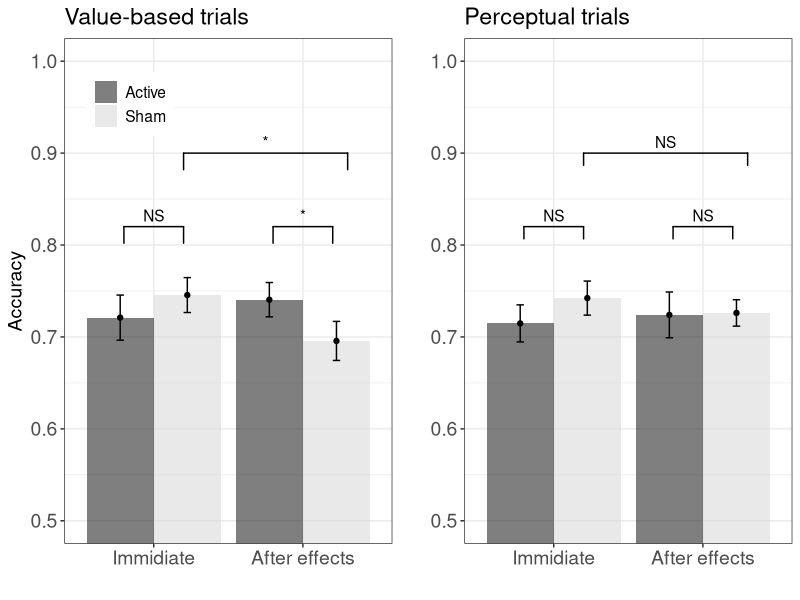

Write the R code that produced this figure.
## ---- chunk 1
.libPaths('C:/Users/vbeliaev/Documents/r_packages')

knitr::opts_chunk$set(echo = TRUE)

rm(list = ls())

library(ggsignif)
library(ggplot2)
library(gridExtra)
library(lme4)
library(plyr)
library(dplyr)
library(boot)
library(data.table)

'%!in%' <- function(x,y)!('%in%'(x,y))

## ---- chunk 2

tab1 = read.csv("Data_collected_together.csv")

# set bottom choice to 0 (instead of -1), when top picture is chosen = 1 
tab1$Choice01 = tab1$Choice
tab1$Choice01[tab1$Choice01 == -1] = 0

# remove too slow answers
idx = which(tab1$RT_choice>0)
tab1 = tab1[idx,]

# create 8 tiles for size and taste trials 
# this tiles will be used for plots 
tab1$Size_diff.ntile = ntile(tab1$Size_diff,8)
tab1$Taste_diff.ntile = ntile(tab1$Taste_diff,8)

# take absolute value of differences in size and taste between top and bottom food items
tab1$Size_diff.abs = scale(abs(tab1$Size_diff))
tab1$Taste_diff.abs = scale(abs(tab1$Taste_diff))

# 1 subject is removed because they had 50% of correct trails - chance level 
idx = which(tab1$Participant %!in% c(2))
tab1 = tab1[idx,]

# leave only taste trials
idx = which(tab1$Cue_Taste1_Size2 == 1)
dataVal = tab1[idx,]

# leave only size trials
idx = which(tab1$Cue_Taste1_Size2 == 2)
dataPer = tab1[idx,]

## Get the correct response for taste table
dataVal$corr = 0
idx = which( (dataVal$Taste_diff>0 & dataVal$Choice01==1) | (dataVal$Taste_diff<0 & dataVal$Choice01==0))
dataVal$corr[idx] = 1

## Get the correct response for size table
dataPer$corr = 0
idx = which( (dataPer$Size_diff>0 & dataPer$Choice01==1) | (dataPer$Size_diff<0 & dataPer$Choice01==0))
dataPer$corr[idx] = 1

write.csv(rbind(dataVal, dataPer), 'Data_collected_together_preprocessed.csv')

ns = length(unique(tab1$Participant))

## ---- chunk 3

idx = which(dataVal$Trial_Nr<113)            #Table: first 112 trials, when TI is on
dataVal2 = dataVal[idx,]
dataVal2$Stim = 1
idx = which(dataVal2$Session_type==0)         #Stim variable: active/sham sessions
dataVal2$Stim[idx] = -1

m1.val.stim1.abs = glmer(corr ~ Stim*Taste_diff.abs + (1+Stim*Taste_diff.abs|Participant), data=dataVal2, family=binomial(link = "logit"))

summary(m1.val.stim1.abs)

## ---- chunk 4

idx = which(dataVal$Trial_Nr>=113)            #Table: last 64 trials, when TI is off
dataVal2 = dataVal[idx,]
dataVal2$Stim = 1
idx = which(dataVal2$Session_type==0)         #Stim variable: active/sham sessions
dataVal2$Stim[idx] = -1

m1.val.stim2.abs = glmer(corr ~ Stim*Taste_diff.abs + (1+Stim*Taste_diff.abs|Participant), data=dataVal2, family=binomial(link = "logit"))

summary(m1.val.stim2.abs)

## ---- chunk 5

idx = which(dataPer$Trial_Nr<113)            #Table: first 112 trials, when TI is on
dataPer2 = dataPer[idx,]
dataPer2$Stim = 1
idx = which(dataPer2$Session_type==0)         #Stim variable: active/sham sessions
dataPer2$Stim[idx] = -1

m1.per.stim1.abs = glmer(corr ~ Stim*Size_diff.abs + (1+Stim*Size_diff.abs|Participant), data=dataPer2, family=binomial(link = "logit"))

summary(m1.per.stim1.abs)

## ---- chunk 6

idx = which(dataPer$Trial_Nr>=113)            #Table: last 64 trials, when TI is off
dataPer2 = dataPer[idx,]
dataPer2$Stim = 1
idx = which(dataPer2$Session_type==0)         #Stim variable: active/sham sessions
dataPer2$Stim[idx] = -1

m1.per.stim2.abs = glmer(corr ~ Stim*Size_diff.abs + (1+Stim*Size_diff.abs|Participant), data=dataPer2, family=binomial(link = "logit"))

summary(m1.per.stim2.abs)

## ---- chunk 7

save(m1.val.stim1.abs, file = 'TI_immidiate_taste.RData')
save(m1.val.stim2.abs, file = 'TI_after_taste.RData')
save(m1.per.stim1.abs, file = 'TI_immidiate_size.RData')
save(m1.per.stim2.abs, file = 'TI_after_size.RData')

## ---- chunk 8

idx = which(dataVal$Session_type==1)          # Table: active sessions
dataVal2 = dataVal[idx,]
dataVal2$Block = 1
idx = which(dataVal2$Trial_Nr>=113)            # Block variable: first 112 and last 64 trials
dataVal2$Block[idx] = -1

m2.val.stim1.abs = glmer(corr ~ Block*Taste_diff.abs + (1+Block*Taste_diff.abs|Participant), data=dataVal2, family=binomial(link = "logit"))

summary(m2.val.stim1.abs)

## ---- chunk 9

idx = which(dataVal$Session_type==0)          # Table: sham sessions
dataVal2 = dataVal[idx,]
dataVal2$Block = 1
idx = which(dataVal2$Trial_Nr>=113)            # Block variable: first 112 and last 64 trials
dataVal2$Block[idx] = -1

m2.val.stim2.abs = glmer(corr ~ Block*Taste_diff.abs + (1+Block*Taste_diff.abs|Participant), data=dataVal2, family=binomial(link = "logit"))

summary(m2.val.stim2.abs)

## ---- chunk 10

idx = which(dataPer$Session_type==1)          # Table: active sessions
dataPer2 = dataPer[idx,]
dataPer2$Block = 1
idx = which(dataPer2$Trial_Nr>=113)            # Block variable: first 112 and last 64 trials
dataPer2$Block[idx] = -1

m2.per.stim1.abs = glmer(corr ~ Block*Size_diff.abs + (1+Block*Size_diff.abs|Participant), data=dataPer2, family=binomial(link = "logit"))

summary(m2.per.stim1.abs)

## ---- chunk 11

idx = which(dataPer$Session_type==0)          # Table: sham sessions
dataPer2 = dataPer[idx,]
dataPer2$Block = 1
idx = which(dataPer2$Trial_Nr>=113)            # Block variable: first 112 and last 64 trials
dataPer2$Block[idx] = -1

m2.per.stim2.abs = glmer(corr ~ Block*Size_diff.abs + (1+Block*Size_diff.abs|Participant), data=dataPer2, family=binomial(link = "logit"))

summary(m2.per.stim2.abs)

## ---- chunk 12

# firs plot for taste trials 

idx = which(dataVal$Trial_Nr<113)            
dataVal_imm = as.data.table(dataVal[idx,])

idx = which(dataVal$Trial_Nr>=113)            
dataVal_after = as.data.table(dataVal[idx,])

data1 = ddply(dataVal_imm, .(Participant, Session_type), summarise, acc = mean(corr))
data2 = ddply(data1, .(Session_type), summarise, acc2 = mean(acc), se=sd(acc)/sqrt(ns))
data2$cued = "Immidiate"
colnames(data2)[1] = "Stim"

data1 = ddply(dataVal_after, .(Participant, Session_type), summarise, acc = mean(corr))
data3 = ddply(data1, .(Session_type), summarise, acc2 = mean(acc), se=sd(acc)/sqrt(ns))
data3$cued = "After effects"
colnames(data3)[1] = "Stim"

dataVal_plot = rbind(data3,data2)
dataVal_plot$Stim = factor(dataVal_plot$Stim, levels = c(1,0), labels = c('Active','Sham'))
dataVal_plot$cued = as.factor(dataVal_plot$cued)
dataVal_plot$cued = ordered(dataVal_plot$cued, levels = c('Immidiate', 'After effects'))

limits = aes(ymax = acc2+se, ymin=acc2-se, colour=cued, group=cued)

plot_val = ggplot(dataVal_plot, aes(x=cued, y=acc2, fill = Stim)) +
   geom_bar(stat="identity", position=position_dodge(), alpha = 0.5) +
  geom_errorbar(aes(ymin=acc2-se, ymax=acc2+se), width=.1,
                 position=position_dodge(.9)) + 
  geom_point(position=position_dodge(.9), show_guide = FALSE) + 
    theme_bw() + 
    ylab('Accuracy') + 
  xlab(' ') +
  scale_fill_manual(values=c('black', 'lightgray')) + 
  #ylim(c(0, 1)) +
  ggtitle('Value-based trials') + 
  theme(legend.title = element_blank()) + 
  #scale_y_continuous(limits = c(0.5,1), ) +
  coord_cartesian(ylim= c(0.5,1)) + 
  #geom_signif(comparisons = list(c("Immidiate effects", "After effects")), annotation = c('*'))
  geom_signif(y_position = c(0.82, 0.82, 0.9), xmin = c(0.8, 1.8, 1.2), xmax = c(1.2, 2.2, 2.3),
    annotation = c("NS", "*", '*'), tip_length = 0.2) + 
  theme(legend.position = c(0.2, 0.87)) + 
    theme(text = element_text(size=14), axis.text.x = element_text(size=14), 
        axis.text.y = element_text(size=14))  

## ---- chunk 13

# then plot for size trials 

idx = which(dataPer$Trial_Nr<113)            
dataPer_imm = as.data.table(dataPer[idx,])

idx = which(dataPer$Trial_Nr>=113)            
dataPer_after = as.data.table(dataPer[idx,])

data1 = ddply(dataPer_imm, .(Participant, Session_type), summarise, acc = mean(corr))
data2 = ddply(data1, .(Session_type), summarise, acc2 = mean(acc), se=sd(acc)/sqrt(ns))
data2$cued = "Immidiate"
colnames(data2)[1] = "Stim"

data1 = ddply(dataPer_after, .(Participant, Session_type), summarise, acc = mean(corr))
data3 = ddply(data1, .(Session_type), summarise, acc2 = mean(acc), se=sd(acc)/sqrt(ns))
data3$cued = "After effects"
colnames(data3)[1] = "Stim"

dataPer_plot = rbind(data3,data2)
dataPer_plot$Stim = factor(dataPer_plot$Stim, levels = c(1,0), labels = c('Active','Sham'))
dataPer_plot$cued = as.factor(dataPer_plot$cued)
dataPer_plot$cued = ordered(dataPer_plot$cued, levels = c('Immidiate', 'After effects'))

limits = aes(ymax = acc2+se, ymin=acc2-se, colour=cued, group=cued)

plot_per = ggplot(dataPer_plot, aes(x=cued, y=acc2, fill = Stim)) +
   geom_bar(stat="identity", position=position_dodge(), alpha = 0.5) +
  geom_errorbar(aes(ymin=acc2-se, ymax=acc2+se), width=.1,
                 position=position_dodge(.9)) + 
  geom_point(position=position_dodge(.9), show_guide = FALSE) + 
    theme_bw() + 
    ylab('') + 
  xlab(' ') +
  scale_fill_manual(values=c('black', 'lightgray')) + 
  #ylim(c(0, 1)) +
  ggtitle('Perceptual trials') + 
  theme(legend.title = element_blank()) + 
  #scale_y_continuous(limits = c(0.5,1), ) +
  coord_cartesian(ylim= c(0.5,1)) + 
  #geom_signif(comparisons = list(c("Immidiate effects", "After effects")), annotation = c('*'))
  geom_signif(y_position = c(0.82, 0.82, 0.9), xmin = c(0.8, 1.8, 1.2), xmax = c(1.2, 2.2, 2.3),
    annotation = c("NS", "NS", 'NS'), tip_length = 0.2) + 
  theme(legend.position = 'none') + 
    theme(text = element_text(size=14), axis.text.x = element_text(size=14), 
        axis.text.y = element_text(size=14))  

## ---- chunk 14

grid.arrange(plot_val, plot_per, ncol=2, widths=c(1,1))

